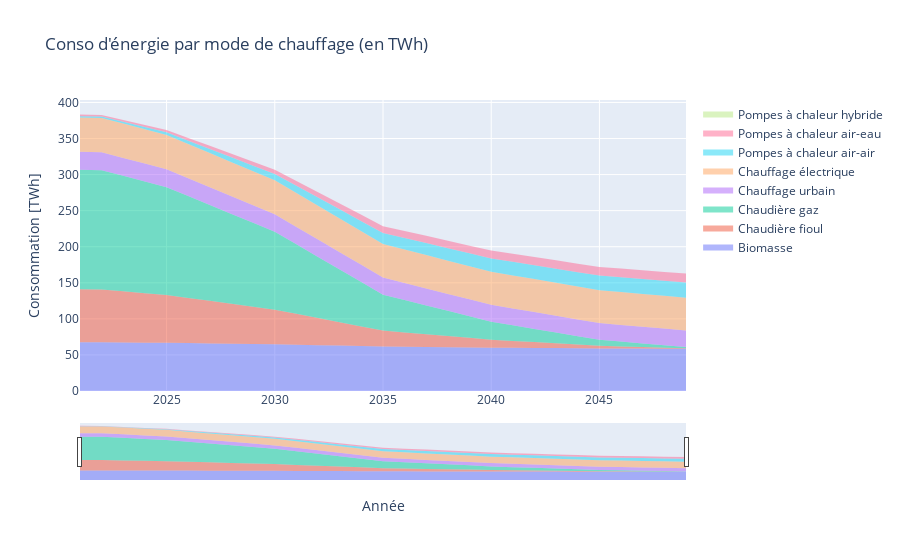

The notebook cell this image was saved under:
### Code cell
Var = "Conso"
y_df = sim_stock_new_df.groupby(["year", "Energy_source"])[Var].sum().to_frame().reset_index(). \
           pivot(index=['year'], columns='Energy_source').loc[[year for year in sim_param["years"][1:]], Var] / 10 ** 9
fig = MyStackedPlotly(y_df=y_df)
fig = fig.update_layout(title_text="Conso d'énergie par mode de chauffage (en TWh)", xaxis_title="Année",
                        yaxis_title="Consommation [TWh]")
fig.show()
